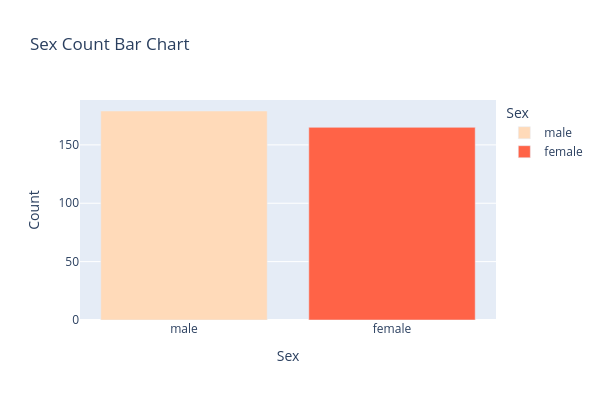

Notebook cell for this chart:
### Code cell
# Count each sex
sex_counts = data['sex'].value_counts().reset_index()

# Rename columns
sex_counts.columns = ['sex', 'count']

# Create bar chart
fig = px.bar(
    sex_counts,
    x='sex',
    y='count',
    labels={
        'sex': 'Sex',
        'count': 'Count'
    },
    title='Sex Count Bar Chart',
    color='sex',
    color_discrete_sequence=['#FFDAB9', '#FF6347'],
    height=400,
    width=600
)

fig.show()

### Figure 1 — Plotly figure (JSON) as saved in the notebook; plotly's stock layout.template omitted (floating-point values rounded to 4 significant figures)
{"data": [{"hovertemplate": "Sex=%{x}<br>Count=%{y}<extra></extra>", "legendgroup": "male", "marker": {"color": "#FFDAB9", "pattern": {"shape": ""}}, "name": "male", "orientation": "v", "showlegend": true, "textposition": "auto", "type": "bar", "x": ["male"], "xaxis": "x", "y": [179], "yaxis": "y"}, {"hovertemplate": "Sex=%{x}<br>Count=%{y}<extra></extra>", "legendgroup": "female", "marker": {"color": "#FF6347", "pattern": {"shape": ""}}, "name": "female", "orientation": "v", "showlegend": true, "textposition": "auto", "type": "bar", "x": ["female"], "xaxis": "x", "y": [165], "yaxis": "y"}], "layout": {"barmode": "relative", "height": 400, "legend": {"title": {"text": "Sex"}, "tracegroupgap": 0}, "title": {"text": "Sex Count Bar Chart"}, "width": 600, "xaxis": {"anchor": "y", "categoryarray": ["male", "female"], "categoryorder": "array", "domain": [0, 1], "title": {"text": "Sex"}}, "yaxis": {"anchor": "x", "domain": [0, 1], "title": {"text": "Count"}}}}
